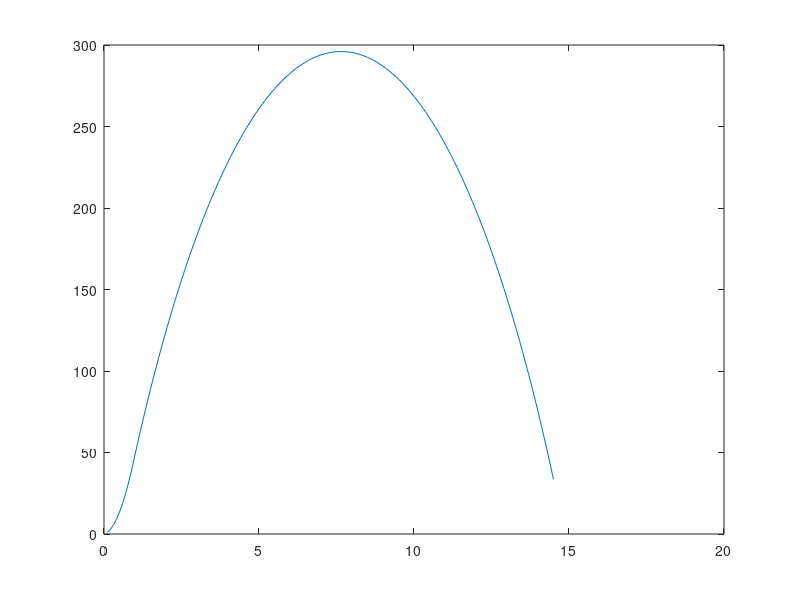

Write the MATLAB code that produced this figure.
%% 1-DOF Prewriting Example

clc
clear

% Define Variables
Cd = 0.1; % [unitless]
M = 1;    % [kg]
A = 0.025; % [m^2]
motor_thrust = 100; % [N]
motor_burn_time = 1; % [s]
g = 9.81; % [m/s^2]
rho = 1.225; % [kg/m^3]

steps = 145;

% Calculate Parameters/ Variable Setup
time = zeros(1,steps);
zMat = zeros(1, steps);

% Set Simulation Parameters
dT = 0.1; % [s]
z = 0;
z_dot = 0;
z_dot_dot = 0;

t = 0;


% Run the simulation
iter = 0;

for i = 1:steps
    % Calculate Properties at Current SimTime
    t = t + dT;


    % Calculate forces and z_dot_dot
    % Atmospheric Drag
    q = 0.5 * rho * z_dot^2;
    Fd = q * A * Cd;

    % Thrust
    if t > motor_burn_time
        T = 0;
    else
        T = motor_thrust;
    end

    % Weight
    W = M*g;

    % Solve governing eqn for z_dot_dot
    z_dot_dot = (T - Fd - W)/M;


    %% Calculate z and z_dot for the next timestep
    z_dot = z_dot + z_dot_dot * dT;
    z = z + z_dot * dT;
    zMat(i) = z;
    time(i) = t;
   
    %% Evaluate if sim continues
end

plot(time, zMat)
